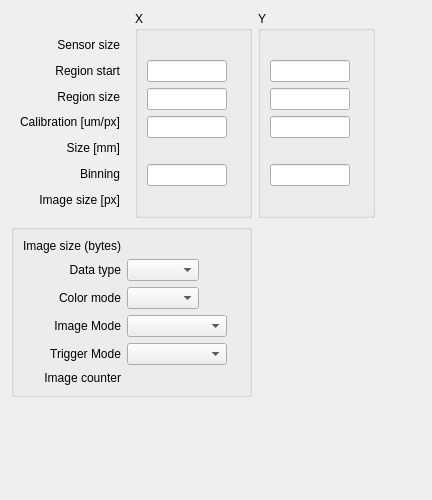
      <widget class="QWidget" name="Readout">
       <attribute name="title">
        <string>Readout</string>
       </attribute>
       <layout class="QFormLayout" name="formLayout_5">
        <item row="0" column="0">
         <layout class="QGridLayout" name="gridLayout_5">
          <item row="0" column="2">
           <widget class="QGroupBox" name="groupBox_Y">
            <property name="title">
             <string>Y</string>
            </property>
            <layout class="QGridLayout" name="gridLayout_10">
             <item row="2" column="0">
              <widget class="QELineEdit" name="qelineedit_3">
               <property name="sizePolicy">
                <sizepolicy hsizetype="Fixed" vsizetype="Fixed">
                 <horstretch>0</horstretch>
                 <verstretch>0</verstretch>
                </sizepolicy>
               </property>
               <property name="maximumSize">
                <size>
                 <width>80</width>
                 <height>16777215</height>
                </size>
               </property>
               <property name="variable" stdset="0">
                <string>$(P):cam1:MinY</string>
               </property>
               <property name="variableSubstitutions" stdset="0">
                <string>P=13PS7</string>
               </property>
              </widget>
             </item>
             <item row="2" column="1">
              <widget class="QELabel" name="qelabel_15">
               <property name="variable" stdset="0">
                <string>$(P):cam1:MinY_RBV</string>
               </property>
               <property name="variableSubstitutions" stdset="0">
                <string>P=13PS7</string>
               </property>
              </widget>
             </item>
             <item row="3" column="0">
              <widget class="QELineEdit" name="qelineedit_5">
               <property name="maximumSize">
                <size>
                 <width>80</width>
                 <height>16777215</height>
                </size>
               </property>
               <property name="variable" stdset="0">
                <string>$(P):cam1:SizeY</string>
               </property>
               <property name="variableSubstitutions" stdset="0">
                <string>P=13PS7</string>
               </property>
              </widget>
             </item>
             <item row="3" column="1">
              <widget class="QELabel" name="qelabel_17">
               <property name="variable" stdset="0">
                <string>$(P):cam1:SizeY_RBV</string>
               </property>
               <property name="variableSubstitutions" stdset="0">
                <string>P=13PS7</string>
               </property>
              </widget>
             </item>
             <item row="0" column="1">
              <widget class="QELabel" name="qelabel_12">
               <property name="variable" stdset="0">
                <string>$(P):cam1:MaxSizeY_RBV</string>
               </property>
               <property name="variableSubstitutions" stdset="0">
                <string>P=13PS7</string>
               </property>
              </widget>
             </item>
             <item row="7" column="1">
              <widget class="QELabel" name="qelabel_20">
               <property name="variable" stdset="0">
                <string>$(P):cam1:ArraySizeY_RBV</string>
               </property>
               <property name="variableSubstitutions" stdset="0">
                <string>P=13PS7</string>
               </property>
              </widget>
             </item>
             <item row="6" column="0">
              <widget class="QELineEdit" name="qelineedit_2">
               <property name="sizePolicy">
                <sizepolicy hsizetype="Fixed" vsizetype="Fixed">
                 <horstretch>0</horstretch>
                 <verstretch>0</verstretch>
                </sizepolicy>
               </property>
               <property name="maximumSize">
                <size>
                 <width>80</width>
                 <height>16777215</height>
                </size>
               </property>
               <property name="variable" stdset="0">
                <string>$(P):cam1:BinY</string>
               </property>
               <property name="variableSubstitutions" stdset="0">
                <string>P=13PS7</string>
               </property>
              </widget>
             </item>
             <item row="4" column="0">
              <widget class="QELineEdit" name="qelineedit_8">
               <property name="sizePolicy">
                <sizepolicy hsizetype="Fixed" vsizetype="Fixed">
                 <horstretch>0</horstretch>
                 <verstretch>0</verstretch>
                </sizepolicy>
               </property>
               <property name="maximumSize">
                <size>
                 <width>80</width>
                 <height>16777215</height>
                </size>
               </property>
               <property name="variable" stdset="0">
                <string>$(P):cam1:ResolutionY</string>
               </property>
               <property name="variableSubstitutions" stdset="0">
                <string>P=13PS7</string>
               </property>
               <property name="addUnits">
                <bool>false</bool>
               </property>
              </widget>
             </item>
             <item row="6" column="1">
              <widget class="QELabel" name="qelabel_14">
               <property name="variable" stdset="0">
                <string>$(P):cam1:BinY_RBV</string>
               </property>
               <property name="variableSubstitutions" stdset="0">
                <string>P=13PS7</string>
               </property>
              </widget>
             </item>
             <item row="5" column="0">
              <widget class="QELabel" name="qelabel_28">
               <property name="variable" stdset="0">
                <string>$(P):cam1:ScaledSizeY</string>
               </property>
               <property name="variableSubstitutions" stdset="0">
                <string>P=13PS7</string>
               </property>
               <property name="addUnits">
                <bool>false</bool>
               </property>
              </widget>
             </item>
            </layout>
           </widget>
          </item>
          <item row="0" column="1">
           <widget class="QGroupBox" name="groupBox_X">
            <property name="title">
             <string>X</string>
            </property>
            <layout class="QGridLayout" name="gridLayout_9">
             <item row="2" column="1">
              <widget class="QELabel" name="qelabel_16">
               <property name="variable" stdset="0">
                <string>$(P):cam1:MinX_RBV</string>
               </property>
               <property name="variableSubstitutions" stdset="0">
                <string>P=13PS7</string>
               </property>
              </widget>
             </item>
             <item row="3" column="1">
              <widget class="QELabel" name="qelabel_18">
               <property name="variable" stdset="0">
                <string>$(P):cam1:SizeX_RBV</string>
               </property>
               <property name="variableSubstitutions" stdset="0">
                <string>P=13PS7</string>
               </property>
              </widget>
             </item>
             <item row="3" column="0">
              <widget class="QELineEdit" name="qelineedit_6">
               <property name="sizePolicy">
                <sizepolicy hsizetype="Fixed" vsizetype="Fixed">
                 <horstretch>0</horstretch>
                 <verstretch>0</verstretch>
                </sizepolicy>
               </property>
               <property name="maximumSize">
                <size>
                 <width>80</width>
                 <height>16777215</height>
                </size>
               </property>
               <property name="variable" stdset="0">
                <string>$(P):cam1:SizeX</string>
               </property>
               <property name="variableSubstitutions" stdset="0">
                <string>P=13PS7</string>
               </property>
              </widget>
             </item>
             <item row="2" column="0">
              <widget class="QELineEdit" name="qelineedit_4">
               <property name="sizePolicy">
                <sizepolicy hsizetype="Fixed" vsizetype="Fixed">
                 <horstretch>0</horstretch>
                 <verstretch>0</verstretch>
                </sizepolicy>
               </property>
               <property name="maximumSize">
                <size>
                 <width>80</width>
                 <height>16777215</height>
                </size>
               </property>
               <property name="variable" stdset="0">
                <string>$(P):cam1:MinX</string>
               </property>
               <property name="variableSubstitutions" stdset="0">
                <string>P=13PS7</string>
               </property>
              </widget>
             </item>
             <item row="0" column="1">
              <widget class="QELabel" name="qelabel_11">
               <property name="variable" stdset="0">
                <string>$(P):cam1:MaxSizeX_RBV</string>
               </property>
               <property name="variableSubstitutions" stdset="0">
                <string>P=13PS7</string>
               </property>
              </widget>
             </item>
             <item row="6" column="0">
              <widget class="QELineEdit" name="qelineedit">
               <property name="sizePolicy">
                <sizepolicy hsizetype="Fixed" vsizetype="Fixed">
                 <horstretch>0</horstretch>
                 <verstretch>0</verstretch>
                </sizepolicy>
               </property>
               <property name="maximumSize">
                <size>
                 <width>80</width>
                 <height>16777215</height>
                </size>
               </property>
               <property name="variable" stdset="0">
                <string>$(P):cam1:BinX</string>
               </property>
               <property name="variableSubstitutions" stdset="0">
                <string>P=13PS7</string>
               </property>
              </widget>
             </item>
             <item row="7" column="1">
              <widget class="QELabel" name="qelabel_19">
               <property name="variable" stdset="0">
                <string>$(P):cam1:ArraySizeX_RBV</string>
               </property>
               <property name="variableSubstitutions" stdset="0">
                <string>P=13PS7</string>
               </property>
              </widget>
             </item>
             <item row="6" column="1">
              <widget class="QELabel" name="qelabel_13">
               <property name="variable" stdset="0">
                <string>$(P):cam1:BinX_RBV</string>
               </property>
               <property name="variableSubstitutions" stdset="0">
                <string>P=13PS7</string>
               </property>
              </widget>
             </item>
             <item row="4" column="0">
              <widget class="QELineEdit" name="qelineedit_7">
               <property name="sizePolicy">
                <sizepolicy hsizetype="Fixed" vsizetype="Fixed">
                 <horstretch>0</horstretch>
                 <verstretch>0</verstretch>
                </sizepolicy>
               </property>
               <property name="maximumSize">
                <size>
                 <width>80</width>
                 <height>16777215</height>
                </size>
               </property>
               <property name="variable" stdset="0">
                <string>$(P):cam1:ResolutionX</string>
               </property>
               <property name="variableSubstitutions" stdset="0">
                <string>P=13PS7</string>
               </property>
               <property name="addUnits">
                <bool>false</bool>
               </property>
              </widget>
             </item>
             <item row="5" column="0">
              <widget class="QELabel" name="qelabel_22">
               <property name="variable" stdset="0">
                <string>$(P):cam1:ScaledSizeX</string>
               </property>
               <property name="variableSubstitutions" stdset="0">
                <string>P=13PS7</string>
               </property>
               <property name="addUnits">
                <bool>false</bool>
               </property>
              </widget>
             </item>
            </layout>
            <zorder>qelineedit_4</zorder>
            <zorder>qelineedit_6</zorder>
            <zorder>qelabel_16</zorder>
            <zorder>qelabel_18</zorder>
            <zorder>qelabel_11</zorder>
            <zorder>qelabel_19</zorder>
            <zorder>qelineedit</zorder>
            <zorder>qelabel_13</zorder>
            <zorder>qelineedit_7</zorder>
            <zorder>qelabel_22</zorder>
           </widget>
          </item>
          <item row="0" column="0">
           <widget class="QFrame" name="frame_3">
            <layout class="QVBoxLayout" name="verticalLayout_2">
             <property name="spacing">
              <number>7</number>
             </property>
             <property name="topMargin">
              <number>24</number>
             </property>
             <item>
              <widget class="QLabel" name="label_13">
               <property name="text">
                <string>Sensor size</string>
               </property>
               <property name="alignment">
                <set>Qt::AlignRight|Qt::AlignTrailing|Qt::AlignVCenter</set>
               </property>
              </widget>
             </item>
             <item>
              <widget class="QLabel" name="label_15">
               <property name="text">
                <string>Region start</string>
               </property>
               <property name="alignment">
                <set>Qt::AlignRight|Qt::AlignTrailing|Qt::AlignVCenter</set>
               </property>
              </widget>
             </item>
             <item>
              <widget class="QLabel" name="label_16">
               <property name="text">
                <string>Region size</string>
               </property>
               <property name="alignment">
                <set>Qt::AlignRight|Qt::AlignTrailing|Qt::AlignVCenter</set>
               </property>
              </widget>
             </item>
             <item>
              <widget class="QLabel" name="label_39">
               <property name="text">
                <string>Calibration [um/px]</string>
               </property>
               <property name="alignment">
                <set>Qt::AlignRight|Qt::AlignTrailing|Qt::AlignVCenter</set>
               </property>
              </widget>
             </item>
             <item>
              <widget class="QLabel" name="label_40">
               <property name="text">
                <string>Size [mm]</string>
               </property>
               <property name="alignment">
                <set>Qt::AlignRight|Qt::AlignTrailing|Qt::AlignVCenter</set>
               </property>
              </widget>
             </item>
             <item>
              <widget class="QLabel" name="label_14">
               <property name="text">
                <string>Binning</string>
               </property>
               <property name="alignment">
                <set>Qt::AlignRight|Qt::AlignTrailing|Qt::AlignVCenter</set>
               </property>
              </widget>
             </item>
             <item>
              <widget class="QLabel" name="label_19">
               <property name="text">
                <string>Image size [px]</string>
               </property>
               <property name="alignment">
                <set>Qt::AlignRight|Qt::AlignTrailing|Qt::AlignVCenter</set>
               </property>
              </widget>
             </item>
            </layout>
           </widget>
          </item>
         </layout>
        </item>
        <item row="0" column="1">
         <spacer name="horizontalSpacer_6">
          <property name="orientation">
           <enum>Qt::Horizontal</enum>
          </property>
          <property name="sizeHint" stdset="0">
           <size>
            <width>40</width>
            <height>20</height>
           </size>
          </property>
         </spacer>
        </item>
        <item row="1" column="0">
         <widget class="QGroupBox" name="groupBox_7">
          <property name="title">
           <string/>
          </property>
          <layout class="QFormLayout" name="formLayout_4">
           <item row="0" column="0">
            <layout class="QGridLayout" name="gridLayout_7">
             <item row="1" column="1">
              <widget class="QEComboBox" name="qecombobox_4">
               <property name="sizePolicy">
                <sizepolicy hsizetype="Fixed" vsizetype="Fixed">
                 <horstretch>0</horstretch>
                 <verstretch>0</verstretch>
                </sizepolicy>
               </property>
               <property name="variable" stdset="0">
                <string>$(P):cam1:DataType</string>
               </property>
               <property name="variableSubstitutions" stdset="0">
                <string>P=13PS7</string>
               </property>
               <property name="subscribe">
                <bool>true</bool>
               </property>
              </widget>
             </item>
             <item row="2" column="1">
              <widget class="QEComboBox" name="qecombobox_5">
               <property name="sizePolicy">
                <sizepolicy hsizetype="Fixed" vsizetype="Fixed">
                 <horstretch>0</horstretch>
                 <verstretch>0</verstretch>
                </sizepolicy>
               </property>
               <property name="variable" stdset="0">
                <string>$(P):cam1:ColorMode</string>
               </property>
               <property name="variableSubstitutions" stdset="0">
                <string>P=13PS7</string>
               </property>
               <property name="subscribe">
                <bool>true</bool>
               </property>
              </widget>
             </item>
             <item row="2" column="2">
              <widget class="QELabel" name="qelabel_24">
               <property name="variable" stdset="0">
                <string>$(P):cam1:ColorMode_RBV</string>
               </property>
               <property name="variableSubstitutions" stdset="0">
                <string>P=13PS7</string>
               </property>
              </widget>
             </item>
             <item row="0" column="0">
              <widget class="QLabel" name="label_17">
               <property name="text">
                <string>Image size (bytes)</string>
               </property>
               <property name="alignment">
                <set>Qt::AlignRight|Qt::AlignTrailing|Qt::AlignVCenter</set>
               </property>
              </widget>
             </item>
             <item row="0" column="2">
              <widget class="QELabel" name="qelabel_21">
               <property name="variable" stdset="0">
                <string>$(P):cam1:ArraySize_RBV</string>
               </property>
               <property name="variableSubstitutions" stdset="0">
                <string>P=13PS7</string>
               </property>
              </widget>
             </item>
             <item row="2" column="0">
              <widget class="QLabel" name="label_22">
               <property name="text">
                <string>Color mode</string>
               </property>
               <property name="alignment">
                <set>Qt::AlignRight|Qt::AlignTrailing|Qt::AlignVCenter</set>
               </property>
              </widget>
             </item>
             <item row="4" column="0">
              <widget class="QLabel" name="label_28">
               <property name="text">
                <string>Trigger Mode</string>
               </property>
               <property name="alignment">
                <set>Qt::AlignRight|Qt::AlignTrailing|Qt::AlignVCenter</set>
               </property>
              </widget>
             </item>
             <item row="4" column="2">
              <widget class="QELabel" name="qelabel_30">
               <property name="variable" stdset="0">
                <string>$(P):cam1:TriggerMode_RBV</string>
               </property>
               <property name="variableSubstitutions" stdset="0">
                <string>P=13PS7</string>
               </property>
              </widget>
             </item>
             <item row="4" column="1">
              <widget class="QEComboBox" name="qecombobox_3">
               <property name="sizePolicy">
                <sizepolicy hsizetype="Fixed" vsizetype="Fixed">
                 <horstretch>0</horstretch>
                 <verstretch>0</verstretch>
                </sizepolicy>
               </property>
               <property name="minimumSize">
                <size>
                 <width>100</width>
                 <height>0</height>
                </size>
               </property>
               <property name="variable" stdset="0">
                <string>$(P):cam1:TriggerMode</string>
               </property>
               <property name="variableSubstitutions" stdset="0">
                <string>P=13PS7</string>
               </property>
               <property name="subscribe">
                <bool>true</bool>
               </property>
              </widget>
             </item>
             <item row="3" column="0">
              <widget class="QLabel" name="label_20">
               <property name="text">
                <string>Image Mode</string>
               </property>
               <property name="alignment">
                <set>Qt::AlignRight|Qt::AlignTrailing|Qt::AlignVCenter</set>
               </property>
              </widget>
             </item>
             <item row="3" column="1">
              <widget class="QEComboBox" name="qecombobox_6">
               <property name="sizePolicy">
                <sizepolicy hsizetype="Fixed" vsizetype="Fixed">
                 <horstretch>0</horstretch>
                 <verstretch>0</verstretch>
                </sizepolicy>
               </property>
               <property name="minimumSize">
                <size>
                 <width>100</width>
                 <height>0</height>
                </size>
               </property>
               <property name="variable" stdset="0">
                <string>$(P):cam1:ImageMode</string>
               </property>
               <property name="variableSubstitutions" stdset="0">
                <string>P=13PS7</string>
               </property>
               <property name="subscribe">
                <bool>true</bool>
               </property>
              </widget>
             </item>
             <item row="3" column="2">
              <widget class="QELabel" name="qelabel_29">
               <property name="variable" stdset="0">
                <string>$(P):cam1:ImageMode_RBV</string>
               </property>
               <property name="variableSubstitutions" stdset="0">
                <string>P=13PS7</string>
               </property>
              </widget>
             </item>
             <item row="1" column="2">
              <widget class="QELabel" name="qelabel_23">
               <property name="variable" stdset="0">
                <string>$(P):cam1:DataType_RBV</string>
               </property>
               <property name="variableSubstitutions" stdset="0">
                <string>P=13PS7</string>
               </property>
              </widget>
             </item>
             <item row="1" column="0">
              <widget class="QLabel" name="label_21">
               <property name="text">
                <string>Data type</string>
               </property>
               <property name="alignment">
                <set>Qt::AlignRight|Qt::AlignTrailing|Qt::AlignVCenter</set>
               </property>
              </widget>
             </item>
             <item row="5" column="0">
              <widget class="QLabel" name="label_26">
               <property name="text">
                <string>Image counter</string>
               </property>
               <property name="alignment">
                <set>Qt::AlignRight|Qt::AlignTrailing|Qt::AlignVCenter</set>
               </property>
              </widget>
             </item>
             <item row="5" column="2">
              <widget class="QELabel" name="qelabel_10">
               <property name="sizePolicy">
                <sizepolicy hsizetype="Expanding" vsizetype="Preferred">
                 <horstretch>0</horstretch>
                 <verstretch>0</verstretch>
                </sizepolicy>
               </property>
               <property name="variable" stdset="0">
                <string>$(P):cam1:ArrayCounter_RBV</string>
               </property>
               <property name="variableSubstitutions" stdset="0">
                <string>P=13PS7</string>
               </property>
              </widget>
             </item>
            </layout>
           </item>
          </layout>
          <zorder></zorder>
         </widget>
        </item>
        <item row="2" column="0">
         <spacer name="verticalSpacer_4">
          <property name="orientation">
           <enum>Qt::Vertical</enum>
          </property>
          <property name="sizeHint" stdset="0">
           <size>
            <width>20</width>
            <height>40</height>
           </size>
          </property>
         </spacer>
        </item>
        <item row="4" column="0" colspan="2">
         <spacer name="verticalSpacer_5">
          <property name="orientation">
           <enum>Qt::Vertical</enum>
          </property>
          <property name="sizeHint" stdset="0">
           <size>
            <width>20</width>
            <height>40</height>
           </size>
          </property>
         </spacer>
        </item>
       </layout>
      </widget>
